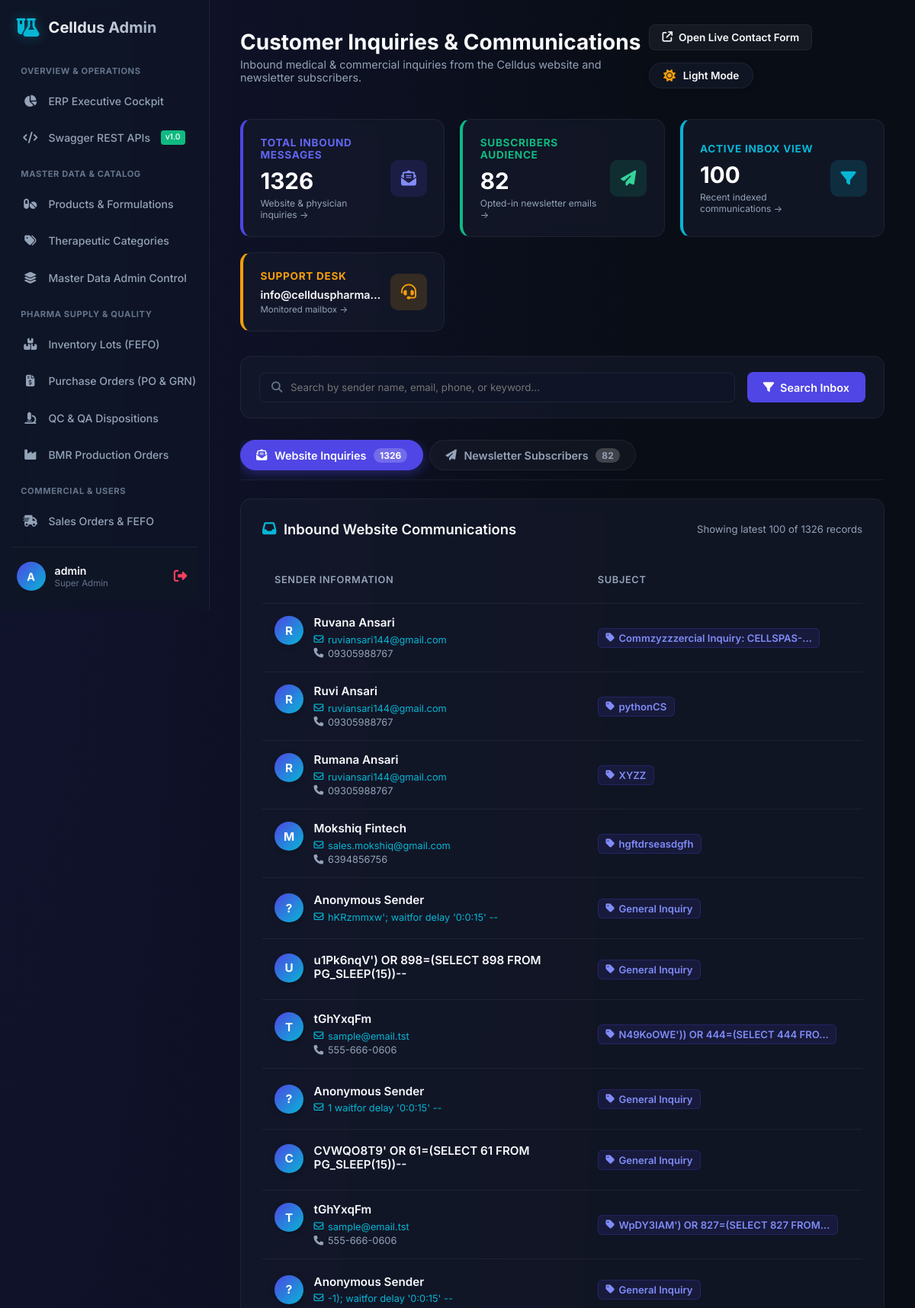
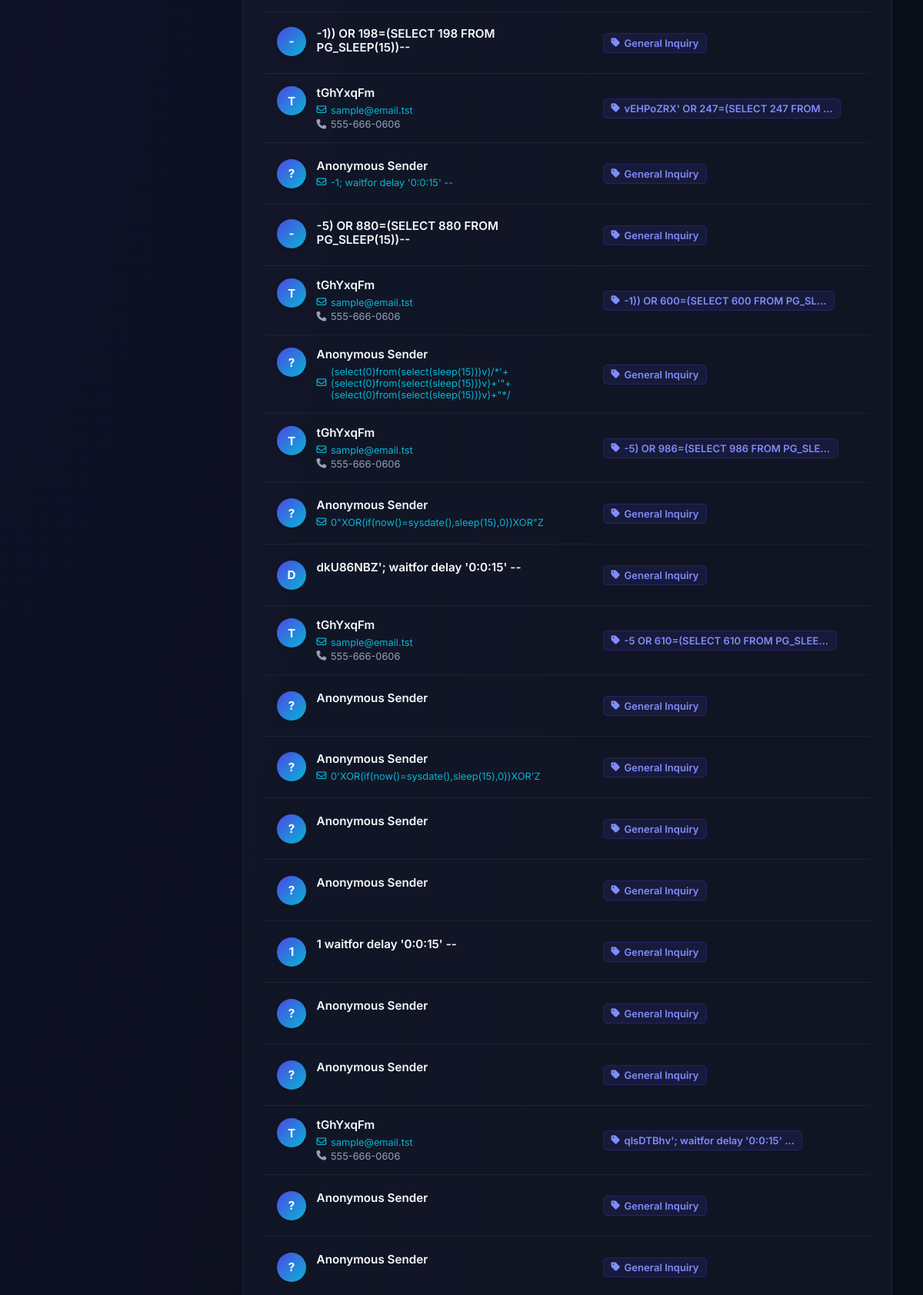
Screenshot of /dashboard/customers/ (signed in, upper part) with the database file from the repository (2 pictures, top to bottom).
### main/models.py (models this page shows, shortened)
class Contact(models.Model):
    name = models.CharField(max_length=100)
    email = models.EmailField()
    phone = models.CharField(max_length=15)
    subject = models.CharField(max_length=200)
    message = models.TextField()
    created_at = models.DateTimeField(auto_now_add=True)

### main/views.py (the view, shortened to what this page needs)
# urls.py: path('dashboard/customers/', dashboard_customers, name='dashboard_customers'),
@staff_required
def dashboard_customers(request):
    search_query = request.GET.get('q', '').strip()
    inquiries_qs = Contact.objects.all().order_by('-created_at')
    subscribers_qs = Subscriber.objects.all().order_by('-created_at')
    total_inquiries = inquiries_qs.count()
    total_subscribers = subscribers_qs.count()
    return render(request, 'dashboard/customers.html', {
        "inquiries": inquiries_qs[:100],
        "subscribers": subscribers_qs[:100],
        "total_inquiries": total_inquiries,
        "total_subscribers": total_subscribers,
        "search_query": search_query,
    })

### templates/dashboard/customers.html (shortened to what this page needs)
{% extends 'dashboard/base.html' %}
{% block page_title %}Customer Inquiries & Communications{% endblock %}
{% block page_subtitle %}Inbound medical & commercial inquiries from the Celldus website and newsletter subscribers.{% endblock %}
{% block top_actions %}
<a href="{% url 'contact' %}" target="_blank" class="btn btn-secondary" style="padding: 0.5rem 1rem; font-size: 0.85rem; display: flex; align-items: center; gap: 0.5rem;">
    <i class="fa-solid fa-arrow-up-right-from-square"></i> Open Live Contact Form
</a>
{% endblock %}
{% block content %}
<div class="stats-grid" style="display: grid; grid-template-columns: repeat(auto-fit, minmax(200px, 1fr)); gap: 1.25rem; margin-bottom: 2rem; width: 100%; box-sizing: border-box;">
    <a href="javascript:void(0);" onclick="selectCustomerTab('inquiriesTab')" class="stats-card-link" title="Click to view Website Inquiries">
        <div class="stats-card" style="border-left: 4px solid #4f46e5; cursor: pointer;">
            <div class="stats-info" style="min-width: 0; flex: 1;">
                <h3 style="color: #6366f1;">Total Inbound Messages</h3>
                <div class="stats-number">{{ total_inquiries }}</div>
                <div style="font-size: 0.75rem; color: var(--text-secondary); margin-top: 4px;">Website & physician inquiries &rarr;</div>
            </div>
            <div class="stats-icon-wrapper indigo" style="flex-shrink: 0; margin-left: 0.5rem;">
                <i class="fa-solid fa-envelope-open-text"></i>
            </div>
        </div>
    </a>
    <a href="javascript:void(0);" onclick="selectCustomerTab('subscribersTab')" class="stats-card-link" title="Click to view Newsletter Subscribers">
        <div class="stats-card" style="border-left: 4px solid #10b981; cursor: pointer;">
            <div class="stats-info" style="min-width: 0; flex: 1;">
                <h3 style="color: #10b981;">Subscribers Audience</h3>
                <div class="stats-number">{{ total_subscribers }}</div>
                <div style="font-size: 0.75rem; color: var(--text-secondary); margin-top: 4px;">Opted-in newsletter emails &rarr;</div>
            </div>
            <div class="stats-icon-wrapper emerald" style="flex-shrink: 0; margin-left: 0.5rem;">
                <i class="fa-solid fa-paper-plane"></i>
            </div>
        </div>
    </a>
    <a href="javascript:void(0);" onclick="focusInboxSearch();" class="stats-card-link" title="Click to search / filter active inbox records">
        <div class="stats-card" style="border-left: 4px solid #06b6d4; cursor: pointer;">
            <div class="stats-info" style="min-width: 0; flex: 1;">
                <h3 style="color: #06b6d4;">Active Inbox View</h3>
                <div class="stats-number">{{ inquiries|length }}</div>
                <div style="font-size: 0.75rem; color: var(--text-secondary); margin-top: 4px;">Recent indexed communications &rarr;</div>
            </div>
            <div class="stats-icon-wrapper cyan" style="background: rgba(6, 182, 212, 0.15); color: #06b6d4; flex-shrink: 0; margin-left: 0.5rem;">
                <i class="fa-solid fa-filter"></i>
            </div>
        </div>
    </a>
    <a href="mailto:info@cellduspharma.com" class="stats-card-link" title="Click to email info@cellduspharma.com">
        <div class="stats-card" style="border-left: 4px solid #f59e0b; cursor: pointer;">
            <div class="stats-info" style="min-width: 0; flex: 1; overflow: hidden;">
                <h3 style="color: #f59e0b; white-space: nowrap; overflow: hidden; text-overflow: ellipsis;">Support Desk</h3>
                <div class="stats-number" style="font-size: 0.90rem; font-weight: 600; margin-top: 0.35rem; color: var(--text-primary); white-space: nowrap; overflow: hidden; text-overflow: ellipsis;" title="info@cellduspharma.com">info@cellduspharma.com</div>
                <div style="font-size: 0.72rem; color: var(--text-secondary); margin-top: 4px; white-space: nowrap; overflow: hidden; text-overflow: ellipsis;">Monitored mailbox &rarr;</div>
            </div>
            <div class="stats-icon-wrapper amber" style="background: rgba(245, 158, 11, 0.15); color: #f59e0b; flex-shrink: 0; margin-left: 0.5rem;">
                <i class="fa-solid fa-headset"></i>
            </div>
        </div>
    </a>
</div>
<div class="panel" style="margin-bottom: 1.75rem; padding: 1.25rem 1.5rem;">
    <form method="GET" action="{% url 'dashboard_customers' %}" style="display: flex; gap: 1rem; align-items: center; flex-wrap: wrap;">
        <div style="flex: 1; min-width: 280px; position: relative;">
            <i class="fa-solid fa-magnifying-glass" style="position: absolute; left: 1rem; top: 50%; transform: translateY(-50%); color: var(--text-muted); font-size: 0.9rem;"></i>
            <input type="text" name="q" value="{{ search_query }}" placeholder="Search by sender name, email, phone, or keyword..."
                   class="inbox-search-input">
        </div>
        <button type="submit" class="btn btn-primary" style="padding: 0.65rem 1.25rem;">
            <i class="fa-solid fa-filter"></i> Search Inbox
        </button>
    </form>
</div>
<div class="tab-pills">
    <button class="tab-pill-btn active" onclick="switchTab('inquiriesTab', this);">
        <i class="fa-solid fa-envelope-open-text"></i>
        <span>Website Inquiries</span>
        <span class="tab-badge">{{ total_inquiries }}</span>
    </button>
    <button class="tab-pill-btn" onclick="switchTab('subscribersTab', this);">
        <i class="fa-solid fa-paper-plane"></i>
        <span>Newsletter Subscribers</span>
        <span class="tab-badge">{{ total_subscribers }}</span>
    </button>
</div>
<div id="inquiriesTab" class="tab-content active">
    <div class="panel">
        <div class="panel-header" style="display: flex; justify-content: space-between; align-items: center; flex-wrap: wrap; gap: 0.75rem;">
            <h2 class="panel-title" style="display: flex; align-items: center; gap: 0.6rem;">
                <i class="fa-solid fa-inbox" style="color: var(--color-accent);"></i>
                Inbound Website Communications
            </h2>
            <span style="font-size: 0.82rem; color: var(--text-secondary);">
                Showing latest {{ inquiries|length }} of {{ total_inquiries }} records
            </span>
        </div>
        <div class="table-container">
            <table class="custom-table" style="min-width: 950px;">
                <thead>
                    <tr>
                        <th style="width: 28%;">Sender Information</th>
                        <th style="width: 22%;">Subject</th>
                    </tr>
                </thead>
                <tbody>
                    {% for item in inquiries %}
                    <tr>
                        <td>
                            <div class="sender-card">
                                <div class="sender-avatar">
                                    {{ item.name|slice:":1"|upper|default:"?" }}
                                </div>
                                <div>
                                    <div class="sender-info-name">{{ item.name|default:"Anonymous Sender" }}</div>
                                    <div class="sender-info-meta">
                                        {% if item.email %}
                                        <a href="mailto:{{ item.email }}" title="Send Email">
                                            <i class="fa-regular fa-envelope"></i> {{ item.email }}
                                        </a>
                                        {% endif %}
                                        {% if item.phone %}
                                        <a href="tel:{{ item.phone }}" style="color: var(--text-secondary);" title="Call Number">
                                            <i class="fa-solid fa-phone"></i> {{ item.phone }}
                                        </a>
                                        {% endif %}
                                    </div>
                                </div>
                            </div>
                        </td>
                        <td>
                            <div class="subject-chip">
                                <i class="fa-solid fa-tag"></i>
                                <span>{{ item.subject|default:"General Inquiry"|truncatechars:35 }}</span>
                            </div>
                        </td>
                    </tr>
                    {% endfor %}
                </tbody>
            </table>
        </div>
    </div>
</div>
{% endblock %}

### templates/dashboard/base.html (shortened to what this page needs)
{% load static %}
<!DOCTYPE html>
<html lang="en">
<head>
    <link rel="stylesheet" href="https://cdnjs.cloudflare.com/ajax/libs/font-awesome/6.5.1/css/all.min.css">
    <link rel="stylesheet" href="{% static 'css/dashboard.css' %}?v={% now 'U' %}">
</head>
<body>
    <div class="dashboard-wrapper">
        <aside class="sidebar">
            <div class="sidebar-logo">
                <i class="fa-solid fa-flask-vial"></i>
                <h2>Celldus Admin</h2>
            </div>
            <ul class="sidebar-menu">
                <li class="sidebar-menu-header">Overview & Operations</li>
                <li class="sidebar-menu-item {% if request.resolver_match.url_name == 'dashboard_index' %}active{% endif %}">
                    <a href="{% url 'dashboard_index' %}">
                        <i class="fa-solid fa-chart-pie"></i>
                        <span>ERP Executive Cockpit</span>
                    </a>
                </li>
                <li class="sidebar-menu-item">
                    <a href="/api/docs/" target="_blank">
                        <i class="fa-solid fa-code"></i>
                        <span>Swagger REST APIs</span>
                        <span style="background: #10b981; color: #fff; font-size: 0.65rem; padding: 2px 6px; border-radius: 4px; margin-left: auto;">v1.0</span>
                    </a>
                </li>
                <li class="sidebar-menu-header">Master Data & Catalog</li>
                <li class="sidebar-menu-item {% if request.resolver_match.url_name == 'dashboard_products' %}active{% endif %}">
                    <a href="{% url 'dashboard_products' %}">
                        <i class="fa-solid fa-pills"></i>
                        <span>Products & Formulations</span>
                    </a>
                </li>
                <li class="sidebar-menu-item {% if request.resolver_match.url_name == 'dashboard_categories' %}active{% endif %}">
                    <a href="{% url 'dashboard_categories' %}">
                        <i class="fa-solid fa-tags"></i>
                        <span>Therapeutic Categories</span>
                    </a>
                </li>
                <li class="sidebar-menu-item {% if request.resolver_match.url_name == 'dashboard_masters' %}active{% endif %}">
                    <a href="{% url 'dashboard_masters' %}">
                        <i class="fa-solid fa-layer-group"></i>
                        <span>Master Data Admin Control</span>
                    </a>
                </li>
                <li class="sidebar-menu-header">Pharma Supply & Quality</li>
                <li class="sidebar-menu-item {% if request.resolver_match.url_name == 'dashboard_inventory_lots' %}active{% endif %}">
                    <a href="{% url 'dashboard_inventory_lots' %}">
                        <i class="fa-solid fa-boxes-stacked"></i>
                        <span>Inventory Lots (FEFO)</span>
                    </a>
                </li>
                <li class="sidebar-menu-item {% if request.resolver_match.url_name == 'dashboard_procurement' or request.resolver_match.url_name == 'dashboard_po_view' %}active{% endif %}">
                    <a href="{% url 'dashboard_procurement' %}">
                        <i class="fa-solid fa-file-invoice-dollar"></i>
                        <span>Purchase Orders (PO & GRN)</span>
                    </a>
                </li>
                <li class="sidebar-menu-item {% if request.resolver_match.url_name == 'dashboard_quality' %}active{% endif %}">
                    <a href="{% url 'dashboard_quality' %}">
                        <i class="fa-solid fa-microscope"></i>
                        <span>QC & QA Dispositions</span>
                    </a>
                </li>
                <li class="sidebar-menu-item {% if request.resolver_match.url_name == 'dashboard_production' %}active{% endif %}">
                    <a href="{% url 'dashboard_production' %}">
                        <i class="fa-solid fa-industry"></i>
                        <span>BMR Production Orders</span>
                    </a>
                </li>
                <li class="sidebar-menu-header">Commercial & Users</li>
                <li class="sidebar-menu-item {% if request.resolver_match.url_name == 'dashboard_sales' %}active{% endif %}">
                    <a href="{% url 'dashboard_sales' %}">
                        <i class="fa-solid fa-truck-fast"></i>
                        <span>Sales Orders & FEFO</span>
                    </a>
                </li>
                <li class="sidebar-menu-item {% if request.resolver_match.url_name == 'dashboard_invoices' or request.resolver_match.url_name == 'dashboard_invoice_view' %}active{% endif %}">
                    <a href="{% url 'dashboard_invoices' %}">
                    </a>
                </li>
            </ul>
            <div class="sidebar-footer">
                <div class="sidebar-profile">
                    <div class="sidebar-avatar">
                        {{ user.username|slice:":1"|upper }}
                    </div>
                    <div class="sidebar-user-info">
                        <div class="sidebar-user-name">{{ user.username }}</div>
                        <div class="sidebar-user-role">{% if user.is_superuser %}Super Admin{% else %}Staff{% endif %}
                        </div>
                    </div>
                    <form action="{% url 'dashboard_logout' %}" method="POST" style="margin: 0;">
                        <button type="submit" class="logout-btn" title="Log Out">
                            <i class="fa-solid fa-right-from-bracket"></i>
                        </button>
                    </form>
                </div>
            </div>
        </aside>
        <main class="main-content">
            <header class="top-bar">
                <div class="top-bar-title">
                    <h1>{% block page_title %}Overview{% endblock %}</h1>
                    <p>{% block page_subtitle %}Welcome back, {{ user.username }}{% endblock %}</p>
                </div>
                <div class="top-bar-actions" style="display: flex; align-items: center; gap: 1rem; flex-wrap: wrap;">
                    {% block top_actions %}{% endblock %}
                    <button id="themeToggleBtn" class="theme-toggle-btn" type="button" title="Switch Theme (Dark / Light)" aria-label="Toggle theme">
                        <i id="themeToggleIcon" class="fa-solid fa-sun"></i>
                        <span id="themeToggleText">Light Mode</span>
                    </button>
                </div>
            </header>
            {% block content %}{% endblock %}
        </main>
    </div>
</body>
</html>

### rows the page displays
Contact: name "R", name "Ruvana Ansari", email "ruviansari144@gmail.com", phone "09305988767", subject "Commzyzzzercial Inquiry: CELLSPAS-…"
Contact: name "R", name "Ruvi Ansari", email "ruviansari144@gmail.com", phone "09305988767", subject "pythonCS"
Contact: name "R", name "Rumana Ansari", email "ruviansari144@gmail.com", phone "09305988767", subject "XYZZ"
Contact: name "M", name "Mokshiq Fintech", email "sales.mokshiq@gmail.com", phone "6394856756", subject "hgftdrseasdgfh"
Contact: name "?", name "Anonymous Sender", email "hKRzmmxw'; waitfor delay '0:0:15' --", subject "General Inquiry"
Contact: name "U", name "u1Pk6nqV') OR 898=(SELECT 898 FROM PG_SLEEP(15))--", subject "General Inquiry"
Contact: name "T", name "tGhYxqFm", email "sample@email.tst", phone "555-666-0606", subject "N49KoOWE')) OR 444=(SELECT 444 FRO…"
Contact: name "?", name "Anonymous Sender", email "1 waitfor delay '0:0:15' --", subject "General Inquiry"
Contact: name "C", name "CVWQO8T9' OR 61=(SELECT 61 FROM PG_SLEEP(15))--", subject "General Inquiry"
Contact: name "T", name "tGhYxqFm", email "sample@email.tst", phone "555-666-0606", subject "WpDY3lAM') OR 827=(SELECT 827 FROM…"
Contact: name "?", name "Anonymous Sender", email "-1); waitfor delay '0:0:15' --", subject "General Inquiry"
Contact: name "-", name "-1)) OR 198=(SELECT 198 FROM PG_SLEEP(15))--", subject "General Inquiry"
Contact: name "T", name "tGhYxqFm", email "sample@email.tst", phone "555-666-0606", subject "vEHPoZRX' OR 247=(SELECT 247 FROM …"
Contact: name "?", name "Anonymous Sender", email "-1; waitfor delay '0:0:15' --", subject "General Inquiry"
Contact: name "-", name "-5) OR 880=(SELECT 880 FROM PG_SLEEP(15))--", subject "General Inquiry"
Contact: name "T", name "tGhYxqFm", email "sample@email.tst", phone "555-666-0606", subject "-1)) OR 600=(SELECT 600 FROM PG_SL…"
Contact: name "?", name "Anonymous Sender", email "(select(0)from(select(sleep(15)))v)/*'+(select(0)from(select(sleep(15)))v)+'\"+(select(0)from(select(sleep(15)))v)+\"*/", subject "General Inquiry"
Contact: name "T", name "tGhYxqFm", email "sample@email.tst", phone "555-666-0606", subject "-5) OR 986=(SELECT 986 FROM PG_SLE…"
Contact: name "?", name "Anonymous Sender", email "0\"XOR(if(now()=sysdate(),sleep(15),0))XOR\"Z", subject "General Inquiry"
Contact: name "D", name "dkU86NBZ'; waitfor delay '0:0:15' --", subject "General Inquiry"
Contact: name "T", name "tGhYxqFm", email "sample@email.tst", phone "555-666-0606", subject "-5 OR 610=(SELECT 610 FROM PG_SLEE…"
Contact: name "?", name "Anonymous Sender", subject "General Inquiry"
Contact: name "?", name "Anonymous Sender", email "0'XOR(if(now()=sysdate(),sleep(15),0))XOR'Z", subject "General Inquiry"
Contact: name "?", name "Anonymous Sender", subject "General Inquiry"
Contact: name "?", name "Anonymous Sender", subject "General Inquiry"
Contact: name "1", name "1 waitfor delay '0:0:15' --", subject "General Inquiry"
Contact: name "?", name "Anonymous Sender", subject "General Inquiry"
Contact: name "?", name "Anonymous Sender", subject "General Inquiry"
Contact: name "T", name "tGhYxqFm", email "sample@email.tst", phone "555-666-0606", subject "qlsDTBhv'; waitfor delay '0:0:15' …"
Contact: name "?", name "Anonymous Sender", subject "General Inquiry"
Contact: name "?", name "Anonymous Sender", subject "General Inquiry"

### other values shown
{{ user.username|slice:":1"|upper }} "A"
{{ user.username }} "admin"
{{ total_inquiries }} "1326"
{{ total_subscribers }} "82"
{{ inquiries|length }} "100"
